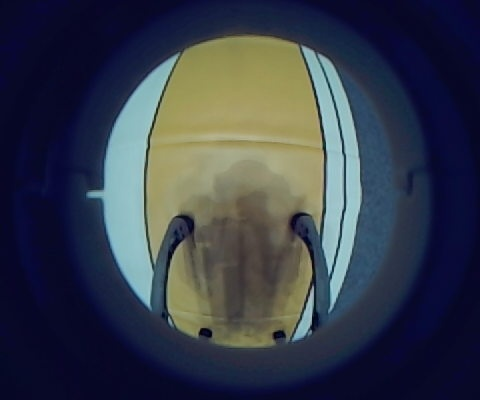
#> input picture Raicom/13/Robcom13/calibration_image_04.jpg, 480 x 400 px, found by its file name
$ python gouneidaima.py
#> lines starting #> are read from the running program, lines starting #| are printed output that depends on the picture; after the words box and inside, x2 and y2 are one past the last pixel; in counts of white or black regions, pixels touching at a corner belong together
### Raicom/13/Robcom13/core/PID.py

class PID():     # 定义一个名为PID的类
	def __init__(self, dt, max, min, Kp, Kd, Ki):     # 类的初始化方法，接收6个参数：时长dt、最大值max、最小值min、比例增益Kp、微分增益Kd和积分增益Ki
		self.dt = dt    # 循环时长
		self.max = max  # 操作变量最大值
		self.min = min  # 操作变量最小值
		self.Kp = Kp         # 比例增益
		self.Kd = Kd         # 微分增益
		self.Ki = Ki         # 积分增益
		self.integral = 0    # 直到上一次的误差值      # 初始化积分项累计误差为0
		self.pre_error = 0   # 上一次的误差值         # 初始化上一次的误差值为0

	def calculate(self, setPoint, pv):       # 定义一个名为calculate的方法，用于计算PID控制器的输出。接收2个参数：设定点setPoint和过程值pv
		# 其中 pv:process value 即过程值，
		error = setPoint - pv           # 误差    # 计算误差值
		Pout = self.Kp * error          # 比例项   # 计算比例项输出
		self.integral += error * self.dt      # 更新积分项累计误差
		Iout = self.Ki * self.integral  # 积分项    # 计算积分项输出
		derivative = (error - self.pre_error)/self.dt    # 计算误差的变化率（导数）
		Dout = self.Kd * derivative     # 微分项   # 计算微分项输出

		output = Pout + Iout + Dout     # 新的目标值    # 新的目标值为比例、积分、微分项之和

		if(output > self.max):     # 限制输出值不超过最大值
			output = self.max
		elif(output < self.min):   # 限制输出值不低于最小值
			output = self.min

		self.pre_error = error         # 保存本次误差，以供下次计算
		return output               # 返回输出值


# 下面是程序的主入口，用于测试PID控制器的效果
# [14 lines that do not run on import are left out]


	#这个程序定义了一个PID类，用于实现简单的比例-积分-微分（PID）控制器。
	# 另外，也提供了一个主入口部分，通过matplotlib库展示了采用该PID控制器进行调节时过程值与设定点之间误差的变化趋势。

	#上面程序中的PID控制器计算过程包含了以下数学公式：

#误差计算：
#error = setPoint - pv

#比例项（P）计算：
#Pout = Kp * error

#积分项（I）计算：
#self.integral += error * self.dt
#Iout = Ki * self.integral

#微分项（D）计算：
#derivative = (error - self.pre_error) / self.dt
#Dout = Kd * derivative

#PID控制器输出计算：
#output = Pout + Iout + Dout

#这些公式描述了比例-积分-微分（PID）控制器的基本原理，其中Kp、Ki和Kd分别表示比例增益、积分增益和微分增益。
# 通过调整这些增益参数，可以改变PID控制器的性能，使其适应不同的控制需求。

### Raicom/13/Robcom13/gouneidaima.py
import cv2
import numpy as np
from core.robot_connector import RobotConnector
import argparse

#robot = RobotConnector(ip_address='192.168.123.161', port=8000)
from core.PID import PID
from DetectArucotag import detect_aruco
import time
import socket
min_speed, max_speed = 0.05, 0.28


pid_yaw = PID(0.1, 1.2, -1.2, 0.018, 0.01, 0.00)
min_speed, max_speed = 0.05, 0.28

def find_connected_component_containing_point(image, points):
    num_labels, labels, stats, centroids = cv2.connectedComponentsWithStats(image, connectivity=8)
    for point in points:
        image = cv2.circle(image, point, 0, (0, 255, 0), 10)
    cv2.imshow('find_connected_components_containing_points', image)
    cv2.waitKey(1000)
    found_labels = set()
    for label in range(1, num_labels):
        for point in points:
            x, y = point
            if labels[y, x] == label:
                found_labels.add(label)
                break
    output_image = np.zeros_like(image)
    for label in found_labels:
        output_image[labels == label] = 255
    return output_image


def preprocess_image(cv_image):
    height, width, _ = cv_image.shape
    center = ((width // 2) + 9, (height // 2) - 10)
    radius = 145
    mask = np.zeros((height, width), dtype=np.uint8)
    cv2.circle(mask, center, radius, (255), thickness=-1)
    masked_image = cv2.bitwise_and(cv_image, cv2.merge([mask, mask, mask]))
    white_background = np.full_like(cv_image, 255)
    circular_image = np.where(cv2.merge([mask, mask, mask]) == 0, white_background, masked_image)
    return circular_image


def detect_yellow_line(circular_image):
    height, width, _ = circular_image.shape
    # 400 480
    circular_image = circular_image[:height//2, :]
    #height, width, _ = circular_image.shape
    # (200, 480, 3)
    hsv = cv2.cvtColor(circular_image, cv2.COLOR_BGR2HSV)
    lower_yellow = np.array([0, 7, 0])
    upper_yellow = np.array([68, 255, 255])
    #lower_yellow = np.array([0, 64, 0])
    #upper_yellow = np.array([90, 255, 255])
    yellow_mask = cv2.inRange(hsv, lower_yellow, upper_yellow)
    # [5 lines of commented-out code are left out]
    dilate_kernel = cv2.getStructuringElement(cv2.MORPH_ELLIPSE, (1, 1))
    erode_kernel = cv2.getStructuringElement(cv2.MORPH_RECT, (5, 5))
    yellow_mask = cv2.dilate(yellow_mask, dilate_kernel)
    yellow_mask = cv2.erode(yellow_mask, erode_kernel)
    yellow_mask = cv2.medianBlur(yellow_mask, 5)
    #points = [(230, 220), (260, 220)]
    points = [(230, 195), (260, 195)]
    yellow_mask = find_connected_component_containing_point(yellow_mask, points)
    m_yellow = cv2.moments(yellow_mask, False)
    try:
        cx_yellow, cy_yellow = m_yellow['m10'] / m_yellow['m00'], m_yellow['m01'] / m_yellow['m00']
    except ZeroDivisionError:
        cx_yellow, cy_yellow = height / 2, width / 2
    yellow_area = np.sum(yellow_mask > 0)
    # 236.7685759507208 130.35248320999273
    cv2.circle(yellow_mask, (int(cx_yellow), int(cy_yellow)), 0, (0, 255, 0), 20)
    cv2.imshow('yellow_mask', yellow_mask)
    cv2.waitKey(1000)
    return yellow_area, cx_yellow, cy_yellow

def patrol_line(cv_image):
    height, width, _ = cv_image.shape
    circular_image = preprocess_image(cv_image)
    #cv2.imshow('chuli', circular_image)
    yellow_area, cx_yellow, cy_yellow = detect_yellow_line(circular_image)
    #aruco_ids = dt_aruco.detect(cv_image)
    deviation_yellow = abs(width / 2 - cx_yellow)
    velocity = [0.0, 0.0]
    velocity[0] = max_speed - (max_speed - min_speed) * (deviation_yellow / (width / 2))
    yawspeed = pid_yaw.calculate(0, cx_yellow - width / 2)
    #robot.robot_high_control(velocity=velocity, yawSpeed=yawspeed)
    return yellow_area

image_path = "C:\\Users\\zsq\\Desktop\\calibration_image_04.jpg" # 替换为你的图像路径

image = cv2.imread(image_path)
#> image is the input picture: shape (400, 480, 3); mean B, G, R 74.1, 61.2, 54.8
patrol_line(image)
#> in preprocess_image, `cv2.circle(mask, center, radius, (255), thickness=-1)`:
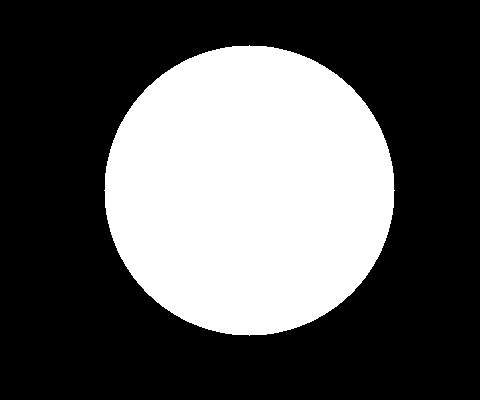
#> mask: shape (400, 480); 34.4% white; 1 white region, box (x1, y1, x2, y2) and area: (104, 45, 395, 336) 66045
#> in preprocess_image, `masked_image = cv2.bitwise_and(cv_image, cv2.merge([mask, mask, mask]))`:
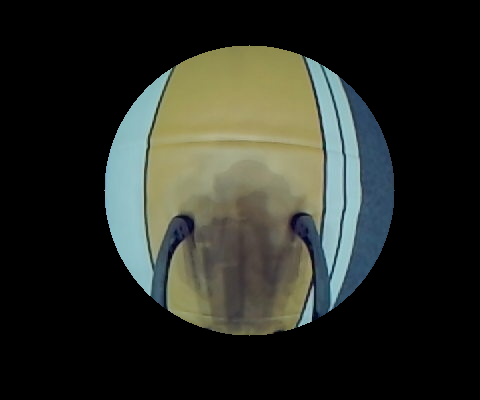
#> masked_image: shape (400, 480, 3); mean B, G, R 38.3, 45.2, 42.1
#> in preprocess_image, `circular_image = np.where(cv2.merge([mask, mask, mask]) == 0, white_ba..`:
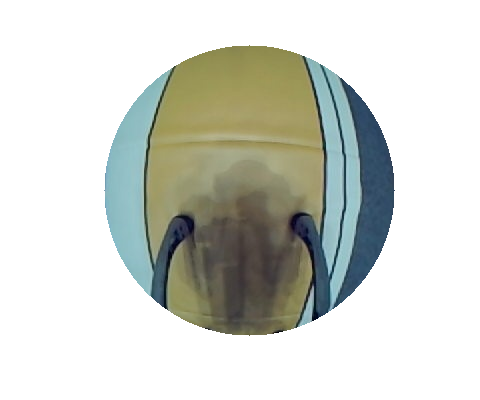
#> circular_image: shape (400, 480, 3); mean B, G, R 205.6, 212.5, 209.4
#> in detect_yellow_line, `circular_image = circular_image[:height//2, :]`:
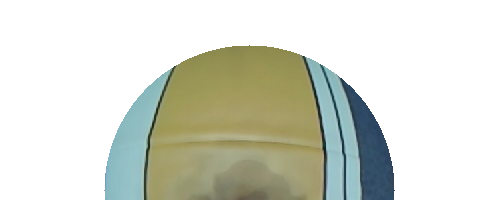
#> circular_image: shape (200, 480, 3); mean of channels 0, 1, 2 204.7, 216.1, 213; drawn as B, G, R
#> in detect_yellow_line, `hsv = cv2.cvtColor(circular_image, cv2.COLOR_BGR2HSV)`: hsv: shape (200, 480, 3); mean H, S, V 18.5, 32.2, 218.5
#> in detect_yellow_line, `yellow_mask = cv2.inRange(hsv, lower_yellow, upper_yellow)`: yellow_mask: shape (200, 480); 25.4% white; 1 white region, box (x1, y1, x2, y2) and area: (144, 45, 326, 200) 24370
#> in detect_yellow_line, `yellow_mask = cv2.erode(yellow_mask, erode_kernel)`:
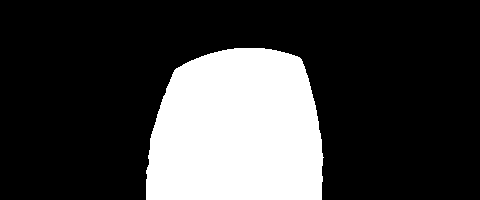
#> yellow_mask: shape (200, 480); 24.4% white; 1 white region, box (x1, y1, x2, y2) and area: (146, 48, 324, 200) 23379
#> in detect_yellow_line, `yellow_mask = cv2.medianBlur(yellow_mask, 5)`: yellow_mask: shape (200, 480); 24.4% white; 1 white region, box (x1, y1, x2, y2) and area: (146, 48, 323, 200) 23377
#> in find_connected_component_containing_point, `num_labels, labels, stats, centroids = cv2.connectedComponentsWithStat..`: num_labels = 2; stats = [[0, 0, 480, 200, 72623], [146, 48, 177, 152, 23377]]; centroids = [[240.4, 89.57], [236.8, 130.4]]
#> the loop in find_connected_component_containing_point, `for point in points:` made 2 passes
#> pass 2, in find_connected_component_containing_point, `image = cv2.circle(image, point, 0, (0, 255, 0), 10)`:
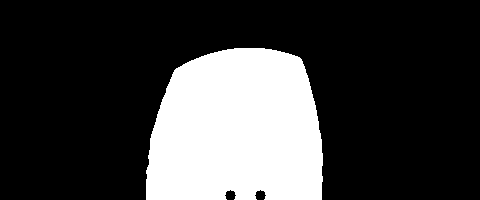
#> image: shape (200, 480); 24.2% white; 1 white region, box (x1, y1, x2, y2) and area: (146, 48, 323, 200) 23217
#> in detect_yellow_line, `m_yellow = cv2.moments(yellow_mask, False)`: m_yellow = moments, m00 5961135, centre m10/m00, m01/m00 = (236.8, 130.4)
#> in detect_yellow_line, `cx_yellow, cy_yellow = m_yellow['m10'] / m_yellow['m00'], m_yellow['m0..`: cx_yellow = 236.8; cy_yellow = 130.4
#> in detect_yellow_line, `yellow_area = np.sum(yellow_mask > 0)`: yellow_area = 23377
#> in detect_yellow_line, `cv2.circle(yellow_mask, (int(cx_yellow), int(cy_yellow)), 0, (0, 255, ..`:
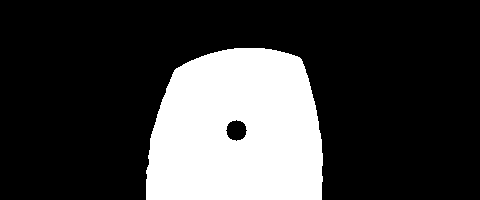
#> yellow_mask: shape (200, 480); 24% white; 1 white region, box (x1, y1, x2, y2) and area: (146, 48, 323, 200) 23060
#> in patrol_line, `yellow_area, cx_yellow, cy_yellow = detect_yellow_line(circular_image)`: cx_yellow = 236.8; cy_yellow = 130.4
#> in patrol_line, `deviation_yellow = abs(width / 2 - cx_yellow)`: deviation_yellow = 3.23
#> in patrol_line, `yawspeed = pid_yaw.calculate(0, cx_yellow - width / 2)`: yawspeed = 0.381
